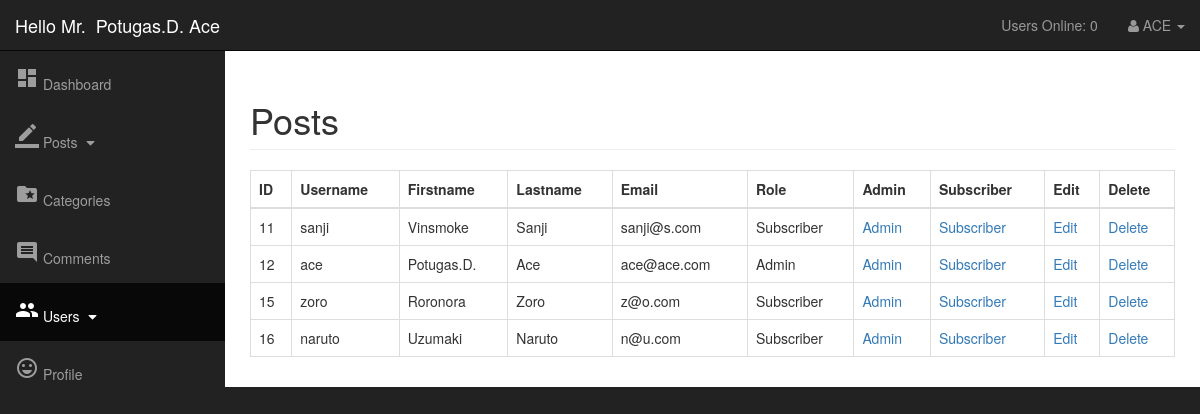
Page /admin/users.php (signed in) on the committed database.
### tables this page shows
CREATE TABLE `users` (
  `user_id` int(3) NOT NULL,
  `username` varchar(255) NOT NULL,
  `user_password` varchar(255) NOT NULL,
  `user_firstname` varchar(255) NOT NULL,
  `user_lastname` varchar(255) NOT NULL,
  `user_email` varchar(255) NOT NULL,
  `user_image` varchar(255) DEFAULT 'no image',
  `user_role` varchar(255) NOT NULL,
  `randSalt` varchar(255) NOT NULL DEFAULT '$2y$10$iusesomecrazystrings22'
);

### admin/functions.php (called while the page is built, shortened)
<?php
function users_online(){
    global $connection;
    $session = session_id();
    $time = time();
    $time_out_in_seconds = 300;
    $time_out = $time - $time_out_in_seconds;
    $query = "SELECT * FROM users_online WHERE session = '$session'";
    $send_query = mysqli_query($connection, $query);
    $count = mysqli_num_rows($send_query);
    if ($count == null){
        mysqli_query($connection, "INSERT INTO users_online(session, time) VALUES('$session', '$time')");
    }
    else{
        mysqli_query($connection, "UPDATE users_online SET time = '$time' WHERE session = '$session'");
    }
    $users_online_query = mysqli_query($connection, "SELECT * FROM users_online WHERE time > '$time_out'");
    return $count_user = mysqli_num_rows($users_online_query);
}

### admin/includes/view_all_users.php (the view, shortened to what this page needs)
<table class="table table-responsive table-bordered">
    <thead>
    <th>ID</th>
    <th>Username</th>
    <th>Firstname</th>
    <th>Lastname</th>
    <th>Email</th>
    <th>Role</th>
    <th>Admin</th>
    <th>Subscriber</th>
    <th>Edit</th>
    <th>Delete</th>
    </thead>
    <tbody>
    <?php
    $query = "SELECT * FROM users";
    $select_users = mysqli_query($connection, $query);
    while ($row = mysqli_fetch_assoc($select_users)) {
        $user_id = $row['user_id'];
        $username = $row['username'];
        $user_firstname = $row['user_firstname'];
        $user_lastname = $row['user_lastname'];
        $user_email = $row['user_email'];
        $user_role = $row['user_role'];
        echo "<tr>";
        echo "<td>{$user_id}</td>";
        echo "<td>{$username}</td>";
        echo "<td>{$user_firstname}</td>";
        echo "<td>{$user_lastname}</td>";
        echo "<td>{$user_email}</td>";
        echo "<td>{$user_role}</td>";
        echo "<td><a href='users.php?change_to_admin={$user_id}'>Admin</a> </td>";
        echo "<td><a href='users.php?change_to_subscriber={$user_id}'>Subscriber</a>
              </td>";
        echo "<td><a href='users.php?source=edit_user&edit_user={$user_id}'>Edit</a>
              </td>";
        echo "<td><a href='users.php?delete={$user_id}'>Delete</a> </td>";
        echo "</tr>";
    }
    ?>
    </tbody>
</table>

### admin/includes/header.php (shortened to what this page needs)
<?php include '../includes/database.php'; ?>
<?php include 'functions.php'; ?>
<?php $activePage = basename($_SERVER['PHP_SELF'], ".php"); ?>
<!DOCTYPE html>
<html lang="en">
<head>
    <link href="font-awesome/css/font-awesome.min.css" rel="stylesheet" type="text/css">
    <link href="css/bootstrap.min.css" rel="stylesheet">
    <link href="css/admin-styles.css" rel="stylesheet">
</head>
<body>
<div id="wrapper">

### admin/includes/navigation.php (shortened to what this page needs)
<nav class="navbar navbar-fixed-top navbar-inverse" role="navigation">
    <div class="navbar-header">
        <a class="navbar-brand" href="index.php">Hello Mr. &nbsp;<?php echo
            ucfirst($_SESSION['firstname']) . " " . ucfirst($_SESSION['lastname']); ?></a>
    </div>
    <ul class="nav navbar-right top-nav">
        <li>
            <a href="">Users Online: <?php echo users_online(); ?></a>
        </li>
        <li class="dropdown">
            <a href="#" class="dropdown-toggle" data-toggle="dropdown"><i class="fa
            fa-user"></i> <?php echo strtoupper($_SESSION['username']); ?> <b
                        class="caret"></b>
            </a>
        </li>
    </ul>
    <div class="collapse navbar-collapse navbar-ex1-collapse">
        <ul class="nav navbar-nav side-nav">
            <li class="<?= ($activePage == 'index') ? 'active':''; ?>">
                <a href="index.php"><i class="material-icons md-25
                orange600">dashboard</i> Dashboard</a>
            </li>
            <li class="<?= ($activePage == 'posts') ? 'active':''; ?>">
                <a href="javascript:;"
                   data-toggle="collapse"data-target="#posts_dropdown"><i
                   class="material-icons md-25 orange600">border_color</i></i> Posts <i
                            class="fa fa-fw fa-caret-down"></i>
                </a>
            </li>
            <li class="<?= ($activePage == 'categories') ? 'active':''; ?>">
                <a href="categories.php"><i class="material-icons md-25
                        orange600">folder_special</i>  Categories</a>
            </li>
            <li class="<?= ($activePage == 'comments') ? 'active':''; ?>">
                <a href="comments.php"><i class="material-icons md-25
                        orange600">comment</i> Comments</a>
            </li>
            <li class="<?= ($activePage == 'users') ? 'active':''; ?>">
                <a href="javascript:;" data-toggle="collapse"
                   data-target="#users_dropdown">
                    <i class="material-icons md-25 orange600">people</i> Users <i
                            class="fa fa-fw fa-caret-down"></i>
                </a>
            </li>
            <li class="<?= ($activePage == 'profile') ? 'active':''; ?>">
                <a href="profile.php"><i class="material-icons md-25
                orange600">sentiment_very_satisfied</i> Profile</a>
            </li>
        </ul>
    </div>
</nav>

### admin/users.php (shortened to what this page needs)
<?php include 'includes/header.php' ?>
<?php include 'includes/navigation.php' ?>
<div id="page-wrapper">
    <div class="container-fluid">
        <div class="row">
            <div class="col-lg-12">
                <h1 class="page-header">
                    Posts
                </h1>
                <?php
                if (isset($_GET['source'])){
                    $source = $_GET['source'];
                }
                else{
                    $source = "";
                }
                switch ($source){
                    default:
                        include "includes/view_all_users.php";
                        break;
                }
                ?>
            </div>
        </div>
    </div>
</div>
<?php include 'includes/footer.php' ?>

### admin/includes/footer.php (shortened to what this page needs)
</div>
</body>
</html>

### admin/css/admin-styles.css (style rules this page uses)
body { margin-top: 100px; background-color: #222; }
@media (min-width:768px) { body { margin-top: 50px; } }
#wrapper { padding-left: 0; }
#page-wrapper { width: 100%; padding: 0; background-color: #fff; }
@media (min-width:768px) { #wrapper { padding-left: 225px; } }
@media (min-width:768px) { #page-wrapper { padding: 10px; } }
.top-nav { padding: 0 15px; }
.top-nav>li { display: inline-block; float: left; }
.top-nav>li>a { padding-top: 15px; padding-bottom: 15px; line-height: 20px; color: #999; }
@media (min-width:768px) { .side-nav { position: fixed; top: 51px; left: 225px; width: 225px; margin-left: -225px; border: none; border-radius: 0; overflow-y: auto; background-color: #222; bottom: 0; overflow-x: hidden; padding-bottom: 40px; } }
@media (min-width:768px) { .side-nav>li>a { width: 225px; } }

### rows in the picture
users: user_id "11", username "sanji", user_firstname "Vinsmoke", user_lastname "Sanji", user_email "sanji@s.com", user_role "Subscriber"
users: user_id "12", username "ace", user_firstname "Potugas.D.", user_lastname "Ace", user_email "ace@ace.com", user_role "Admin"
users: user_id "15", username "zoro", user_firstname "Roronora", user_lastname "Zoro", user_email "z@o.com", user_role "Subscriber"
users: user_id "16", username "naruto", user_firstname "Uzumaki", user_lastname "Naruto", user_email "n@u.com", user_role "Subscriber"

### other values in the picture
$_SESSION['firstname'] "Potugas.D."
$_SESSION['lastname'] "Ace"
users_online() "0"
$_SESSION['username'] "ACE"
